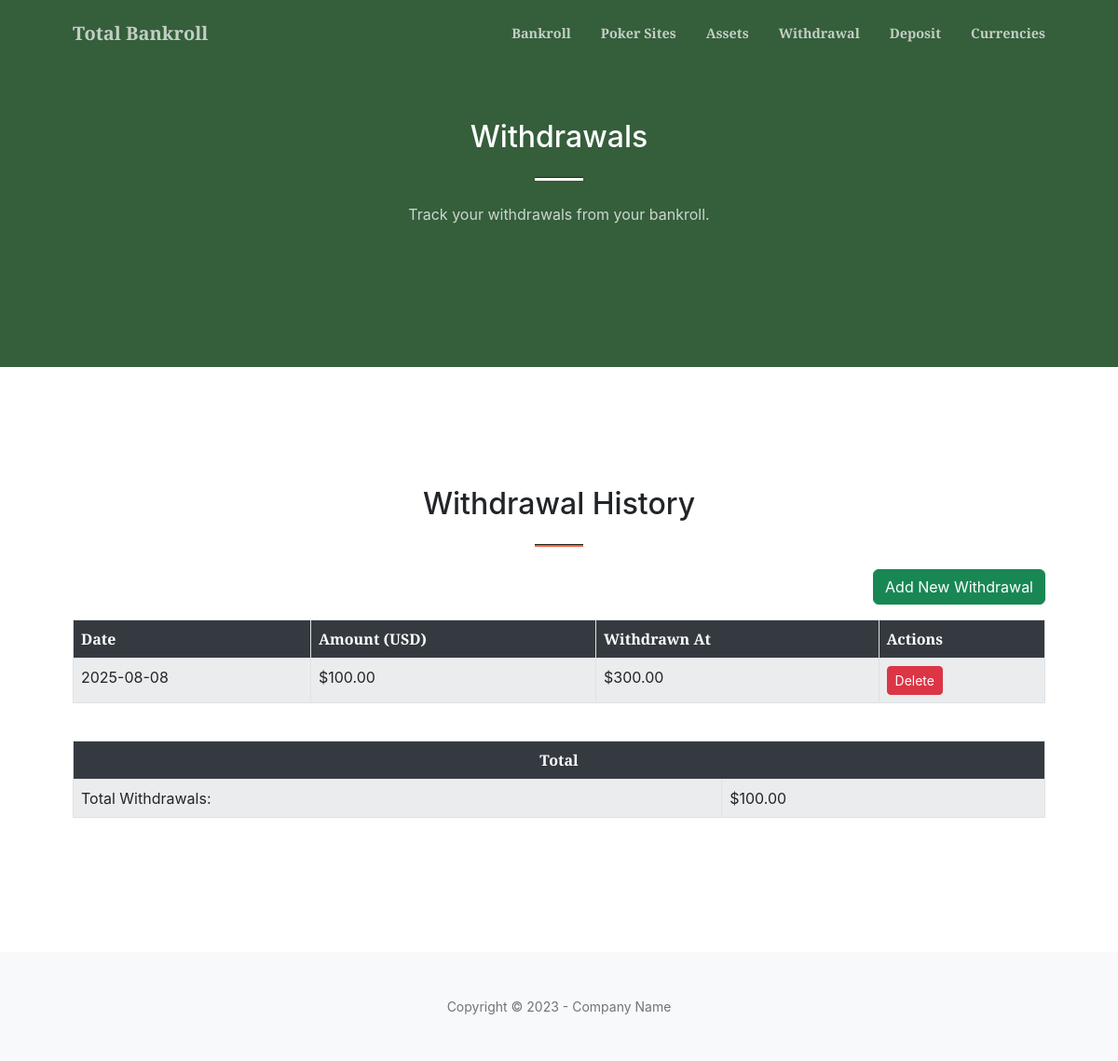
The page /withdrawal on the database as committed earlier.
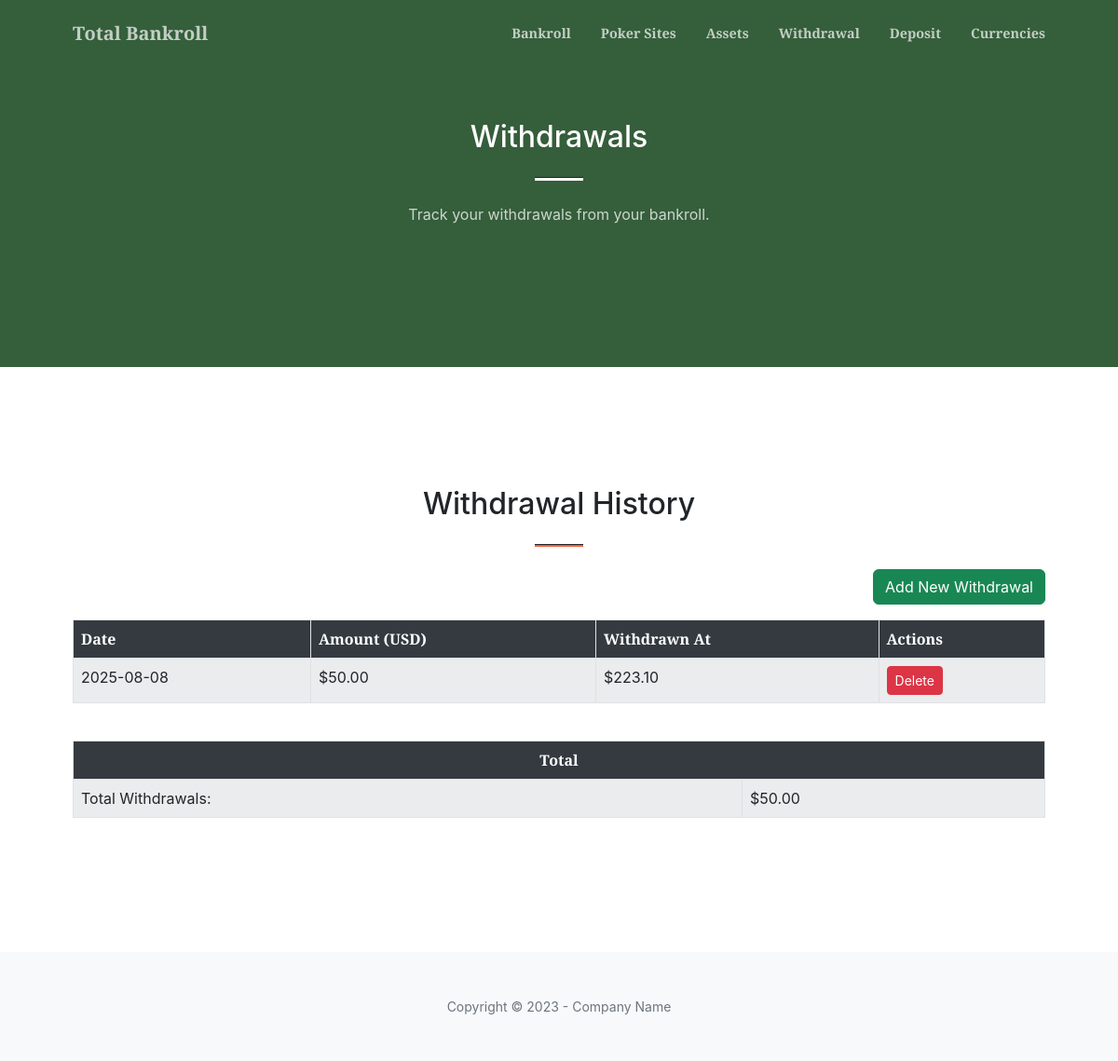
The same page on the database as committed later.
### tables this page shows
CREATE TABLE drawings (
    id INTEGER PRIMARY KEY AUTOINCREMENT,
    date TEXT NOT NULL,
    amount REAL NOT NULL,
    withdrawn_at REAL NOT NULL,
    last_updated TEXT NOT NULL,
    currency TEXT NOT NULL DEFAULT 'Dollar'
);

### src/total_bankroll/main.py (the view)
@app.route("/withdrawal")
def withdrawal():
    db = get_db()
    poker_sites_data = db.execute("""
        SELECT
            SUM(amount) AS current_total
        FROM sites
        WHERE last_updated = (SELECT MAX(last_updated) FROM sites)
    """).fetchone()
    current_poker_total = poker_sites_data['current_total'] if poker_sites_data and poker_sites_data['current_total'] is not None else 0
    assets_data = db.execute("""
        SELECT
            SUM(amount) AS current_total
        FROM assets
        WHERE last_updated = (SELECT MAX(last_updated) FROM assets)
    """).fetchone()
    current_asset_total = assets_data['current_total'] if assets_data and assets_data['current_total'] is not None else 0
    total_withdrawals = db.execute("SELECT SUM(amount) FROM drawings").fetchone()[0]
    if total_withdrawals is None:
        total_withdrawals = 0
    total_net_worth = current_poker_total + current_asset_total - total_withdrawals
    withdrawal_data = db.execute("SELECT id, date, CAST(amount AS REAL) as amount, CAST(withdrawn_at AS REAL) as withdrawn_at, last_updated, currency FROM drawings").fetchall()
    today = datetime.now().strftime("%Y-%m-%d")
    currencies = db.execute("""
        SELECT name FROM currency
        ORDER BY
            CASE name
                WHEN 'US Dollar' THEN 1
                WHEN 'British Pound' THEN 2
                WHEN 'Euro' THEN 3
                ELSE 4
            END,
            name
    """).fetchall()
    return render_template("withdrawal.html", drawings=withdrawal_data, today=today, total_net_worth=total_net_worth, currencies=currencies)

### src/total_bankroll/main.py (called while the page is built)
def get_db():
    conn = sqlite3.connect(DATABASE)
    conn.row_factory = sqlite3.Row
    return conn

### src/total_bankroll/templates/withdrawal.html
{% extends "base.html" %}
{% block content %}
<section class="page-section bg-primary" id="withdrawal">
    <div class="container px-4 px-lg-5">
        <div class="row gx-4 gx-lg-5 justify-content-center">
            <div class="col-lg-8 text-center">
                <h2 class="text-white mt-0">Withdrawals</h2>
                <hr class="divider divider-light" />
                <p class="text-white-75 mb-4">Track your withdrawals from your bankroll.</p>
            </div>
        </div>
    </div>
</section>
<section class="page-section" id="portfolio">
    <div class="container px-4 px-lg-5">
        <h2 class="text-center mt-0">Withdrawal History</h2>
        <hr class="divider" />
        <div class="row gx-4 gx-lg-5">
            <div class="col-lg-12 text-end mb-3">
                <button type="button" class="btn btn-success" data-bs-toggle="modal" data-bs-target="#generalModal" data-url="{{ url_for('add_withdrawal') }}">Add New Withdrawal</button>
            </div>
            <div class="col-lg-12">
                <div class="table-responsive">
                    <table class="table table-striped table-bordered">
                        <thead class="table-header-dark">
                            <tr>
                                <th scope="col">Date</th>
                                <th scope="col">Amount (USD)</th>
                                <th scope="col">Withdrawn At</th>
                                <th scope="col">Actions</th>
                            </tr>
                        </thead>
                        <tbody>
                            {% for withdrawal_item in drawings %}
                                <tr>
                                    <td>{{ withdrawal_item.date }}</td>
                                    <td>${{ "%.2f" | format(withdrawal_item.amount) }}</td>
                                    <td>${{ "%.2f" | format(withdrawal_item.withdrawn_at) }}</td>
                                    <td>
                                        <a href="#" class="btn btn-sm btn-danger delete-modal-btn" data-bs-toggle="modal" data-bs-target="#generalModal" data-url="{{ url_for('confirm_delete', item_type='withdrawal', item_id=withdrawal_item.id) }}">Delete</a>
                                    </td>
                                </tr>
                            {% endfor %}
                        </tbody>
                    </table>
                </div>
                <div class="table-responsive mt-4">
                    <table class="table table-striped table-bordered">
                        <thead class="table-header-dark">
                            <tr>
                                <th scope="col" colspan="2" class="text-center">Total</th>
                            </tr>
                        </thead>
                        <tbody>
                            <tr>
                                <td>Total Withdrawals:</td>
                                <td>${{ "%.2f" | format(drawings | sum(attribute='amount')) }}</td>
                            </tr>
                        </tbody>
                    </table>
                </div>
            </div>
        </div>
    </div>
</section>
{% endblock %}

### src/total_bankroll/templates/base.html (shortened to what this page needs)
<!DOCTYPE html>
<html lang="en">
    <head>
        <link href="https://cdn.jsdelivr.net/npm/bootstrap-icons@1.5.0/font/bootstrap-icons.css" rel="stylesheet" />
        <link href="https://cdnjs.cloudflare.com/ajax/libs/SimpleLightbox/2.1.0/simpleLightbox.min.css" rel="stylesheet" />
        <link href="{{ url_for('static', filename='css/styles.css') }}" rel="stylesheet" />
    </head>
    <body id="page-top">
        <nav class="navbar navbar-expand-lg navbar-light fixed-top py-3" id="mainNav">
            <div class="container px-4 px-lg-5">
                <a class="navbar-brand" href="/">Total Bankroll</a>
                <div class="collapse navbar-collapse" id="navbarResponsive">
                    <ul class="navbar-nav ms-auto my-2 my-lg-0">
                        <li class="nav-item"><a class="nav-link" href="/">Bankroll</a></li>
                        <li class="nav-item"><a class="nav-link" href="/poker_sites">Poker Sites</a></li>
                        <li class="nav-item"><a class="nav-link" href="/assets">Assets</a></li>
                        <li class="nav-item"><a class="nav-link" href="/withdrawal">Withdrawal</a></li>
                        <li class="nav-item"><a class="nav-link" href="/deposit">Deposit</a></li>
                        <li class="nav-item"><a class="nav-link" href="/currencies">Currencies</a></li>
                    </ul>
                </div>
            </div>
        </nav>
        {% block content %}{% endblock %}
        <footer class="bg-light py-5">
            <div class="container px-4 px-lg-5"><div class="small text-center text-muted">Copyright &copy; 2023 - Company Name</div></div>
        </footer>
</body>
</html>

Rows that differ between the two databases and show on the page:
changed drawings: amount "100.00" → "50.00"; withdrawn_at "300.00" → "223.10"
Other text that changed with them:
{{ "%.2f" | format(drawings | sum(attribute='amount')) }}: "100.00" → "50.00"
